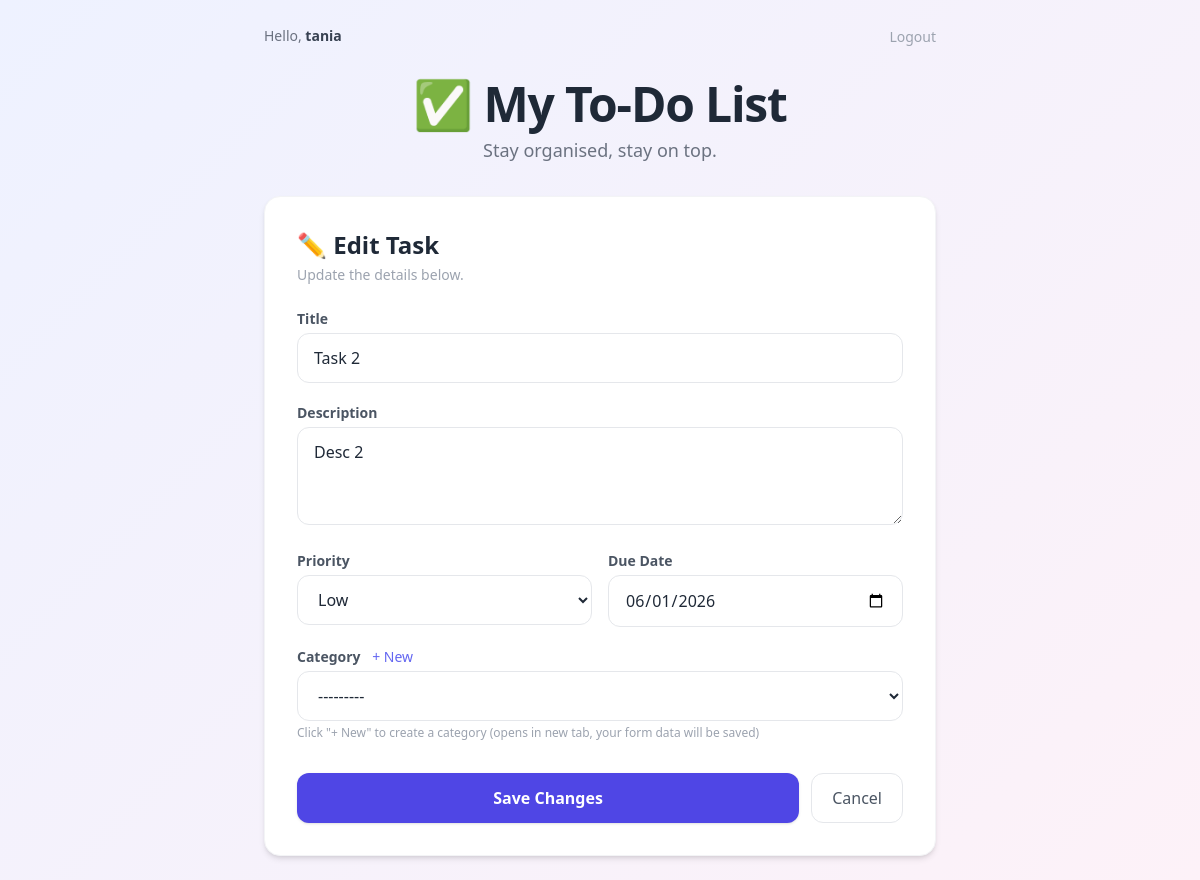
Screenshot of /2/update/ (signed in) with the database file from the repository.
### todos/models.py (models this page shows, shortened)
class Todo(models.Model):
    PRIORITY_CHOICES = [
        ('low',    'Low'),
        ('medium', 'Medium'),
        ('high',   'High'),
    ]
    title       = models.CharField(max_length=200)
    description = models.TextField(blank=True)
    completed   = models.BooleanField(default=False)
    priority    = models.CharField(max_length=6, choices=PRIORITY_CHOICES, default='medium')
    due_date    = models.DateField(null=True, blank=True)
    category    = models.ForeignKey(
        Category,
        on_delete=models.SET_NULL,
        null=True,
        blank=True,
        related_name='todos',
    )
    owner       = models.ForeignKey(
        settings.AUTH_USER_MODEL,
        on_delete=models.CASCADE,
        related_name='todos',
    )
    created_at  = models.DateTimeField(auto_now_add=True)
    updated_at  = models.DateTimeField(auto_now=True)
    class Meta:
        ordering = ['-created_at']

### todos/views.py (the view)
# urls.py: path('<int:pk>/update/',      views.todo_update,    name='todo_update'),
@login_required
def todo_update(request, pk):
    todo = get_object_or_404(Todo, pk=pk, owner=request.user)
    if request.method == 'POST':
        form = TodoForm(request.POST, instance=todo)
        form.fields['category'].queryset = Category.objects.filter(owner=request.user)
        if form.is_valid():
            form.save()
            return redirect('todo_list')
    else:
        form = TodoForm(instance=todo)
        form.fields['category'].queryset = Category.objects.filter(owner=request.user)
    return render(request, 'todos/todo_form.html', {'form': form})

### todos/models.py (called while the page is built)
    def __str__(self):
        return self.name

### todos/templates/todos/todo_form.html (shortened to what this page needs)
{% extends 'todos/base.html' %}
{% block content %}
<div class="bg-white rounded-2xl shadow-md border border-gray-100 p-8">
  <h2 class="text-2xl font-bold text-gray-800 mb-1">
    {% if form.instance.pk %} ✏️ Edit Task {% else %} 📝 New Task {% endif %}
  </h2>
  <p class="text-gray-400 text-sm mb-6">
    {% if form.instance.pk %} Update the details below. {% else %} Fill in the details and hit Save. {% endif %}
  </p>
  <form method="post" id="todoForm">
    <label class="block text-sm font-semibold text-gray-600 mb-1">Title</label>
    {{ form.title }}
    <label class="block text-sm font-semibold text-gray-600 mt-5 mb-1">Description</label>
    {{ form.description }}
    <div class="grid grid-cols-2 gap-4 mt-5">
      <div>
        <label class="block text-sm font-semibold text-gray-600 mb-1">Priority</label>
        {{ form.priority }}
      </div>
      <div>
        <label class="block text-sm font-semibold text-gray-600 mb-1">Due Date</label>
        {{ form.due_date }}
      </div>
    </div>
    <div class="mt-5">
      <label class="block text-sm font-semibold text-gray-600 mb-1">
        Category
        <a href="#" id="newCategoryLink" class="font-normal text-indigo-500 hover:underline ml-2">+ New</a>
      </label>
      {{ form.category }}
      <p class="text-xs text-gray-400 mt-1">Click "+ New" to create a category (opens in new tab, your form data will be saved)</p>
    </div>
    <div class="flex gap-3 mt-8">
      <button type="submit"
              class="flex-1 bg-indigo-600 hover:bg-indigo-700 text-white
                     font-semibold py-3 rounded-xl shadow transition-all
                     duration-200 hover:shadow-md hover:-translate-y-0.5">
        {% if form.instance.pk %} Save Changes {% else %} Add Task {% endif %}
      </button>
      <a href="{% url 'todo_list' %}"
         class="px-5 py-3 rounded-xl border border-gray-200 text-gray-600
                hover:bg-gray-50 font-medium transition-colors duration-200">
        Cancel
      </a>
    </div>
  </form>
</div>
{% endblock %}

### todos/templates/todos/base.html (shortened to what this page needs)
<!DOCTYPE html>
<html lang="en">
<head>
  <script src="https://cdn.tailwindcss.com"></script>
</head>
<body class="min-h-screen flex flex-col px-4">
  <nav class="max-w-2xl w-full mx-auto mt-6 mb-2 flex items-center justify-between">
    <span class="text-sm text-gray-500">
      Hello, <span class="font-semibold text-gray-700">{{ request.user.username }}</span>
    </span>
    <form method="post" action="{% url 'logout' %}" class="inline">
      <button type="submit"
              class="text-sm text-gray-400 hover:text-red-500 transition-colors duration-200 bg-transparent border-0 cursor-pointer">
        Logout
      </button>
    </form>
  </nav>
  <div class="w-full max-w-2xl mx-auto flex-1 py-6">
    <div class="text-center mb-8">
      <h1 class="text-5xl font-extrabold text-gray-800 tracking-tight">✅ My To-Do List</h1>
      <p class="text-gray-500 mt-2 text-lg">Stay organised, stay on top.</p>
    </div>
    {% block content %}{% endblock %}
  </div>
</body>
</html>

### todos/templates/todos/base.html (style rules this page uses)
body { background: linear-gradient(135deg, #eef2ff, #fdf2f8, #ede9fe); background-size: 200% 200%; animation: gradientShift 8s ease infinite; }

### rows the page displays
Todo: title "Task 2", description "Desc 2", priority "Low", due_date "06/01/2026", category "---------"

### other values shown
{{ request.user.username }} "tania"
